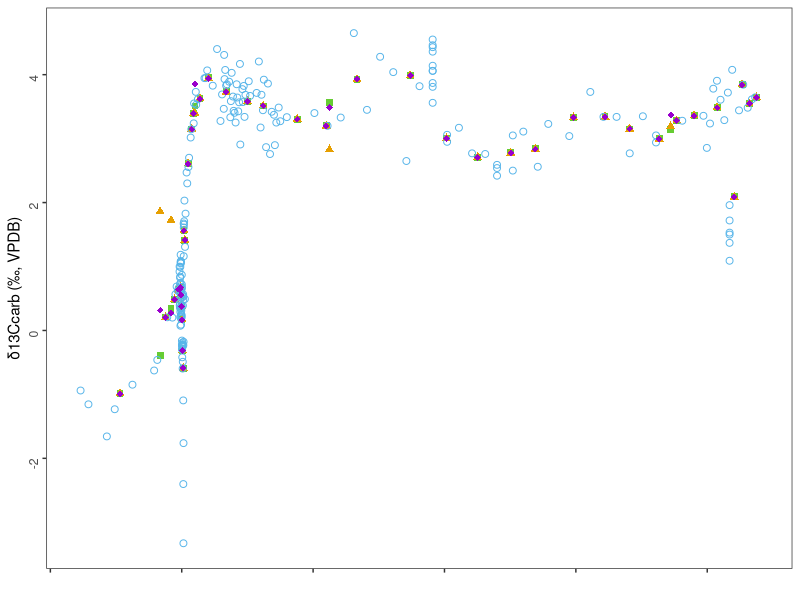
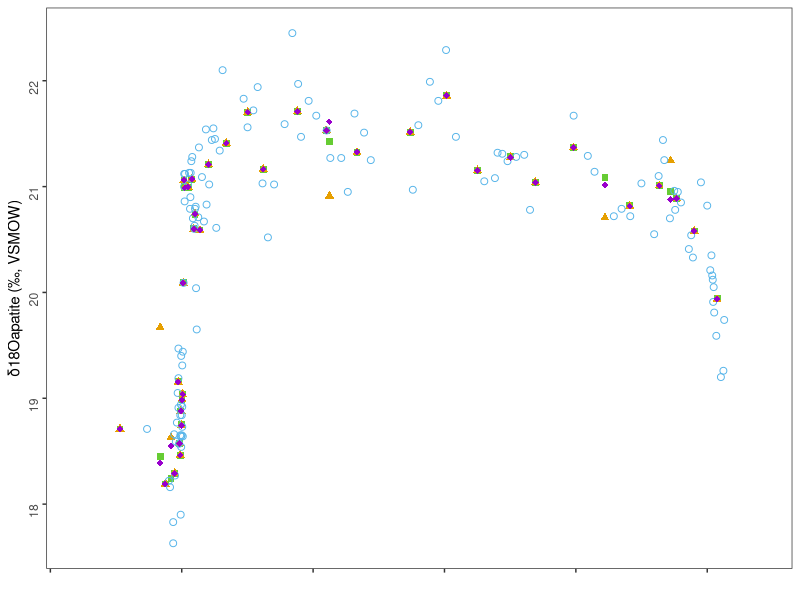
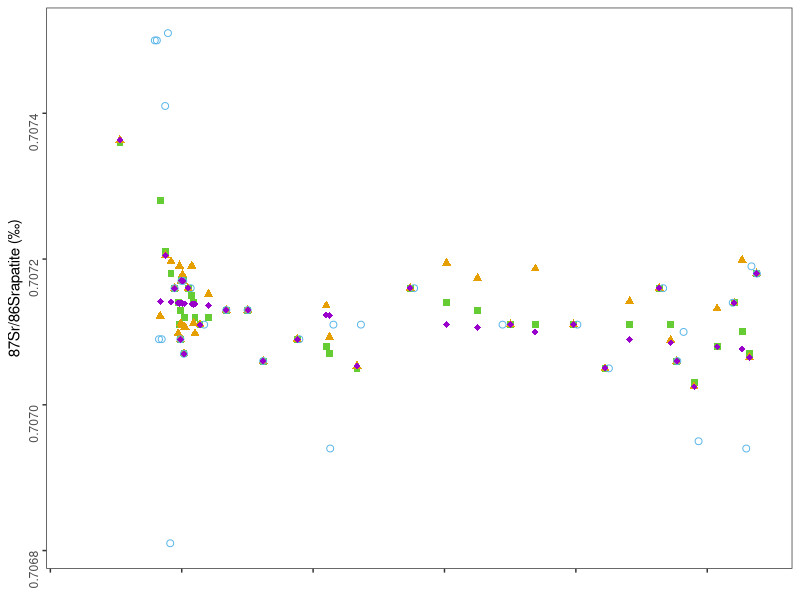
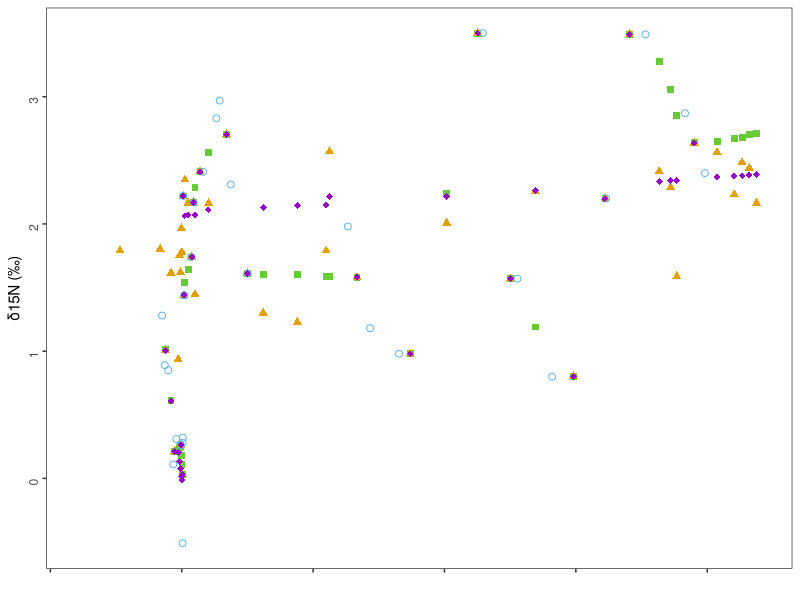
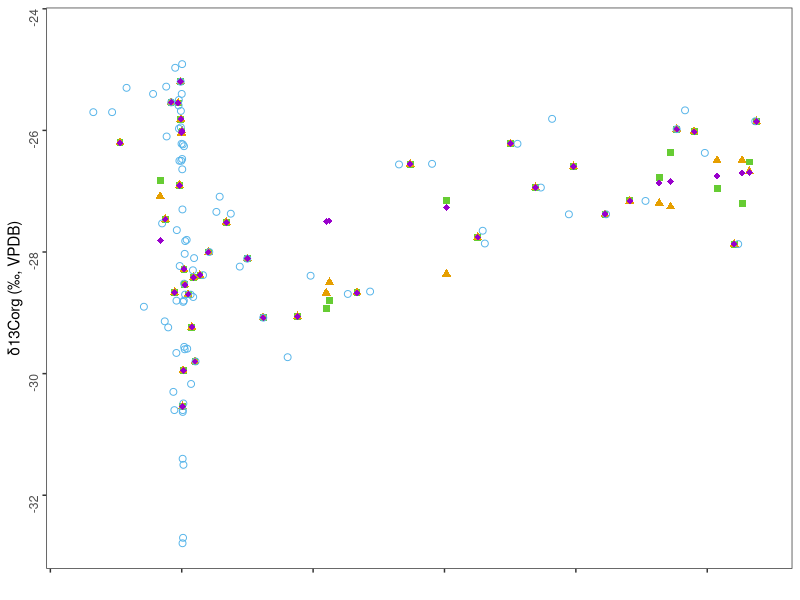
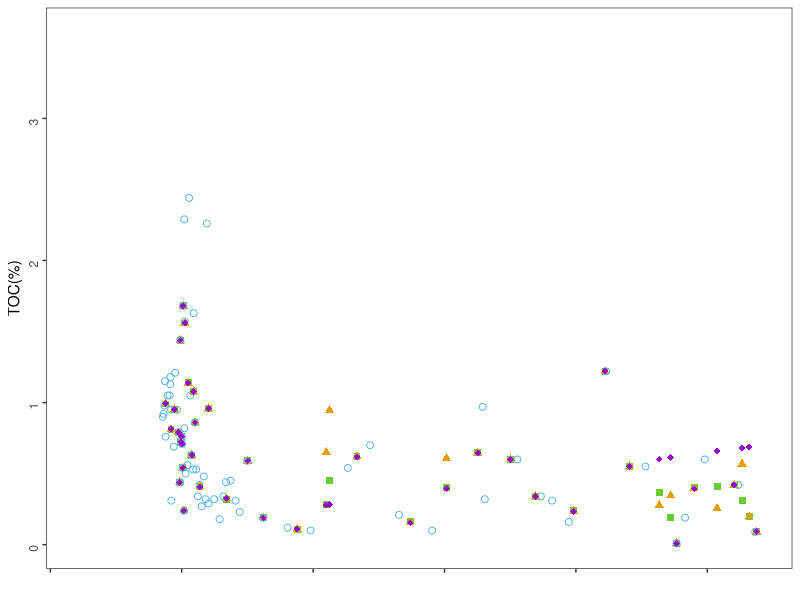
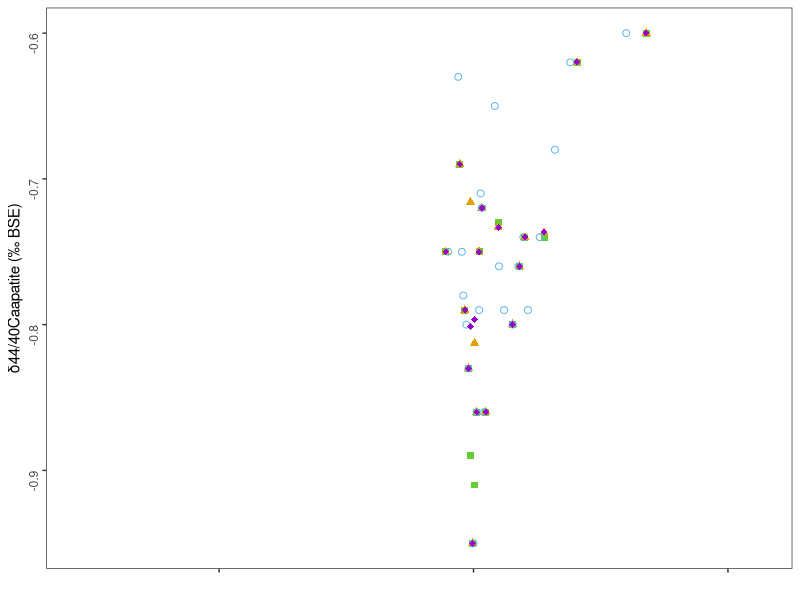
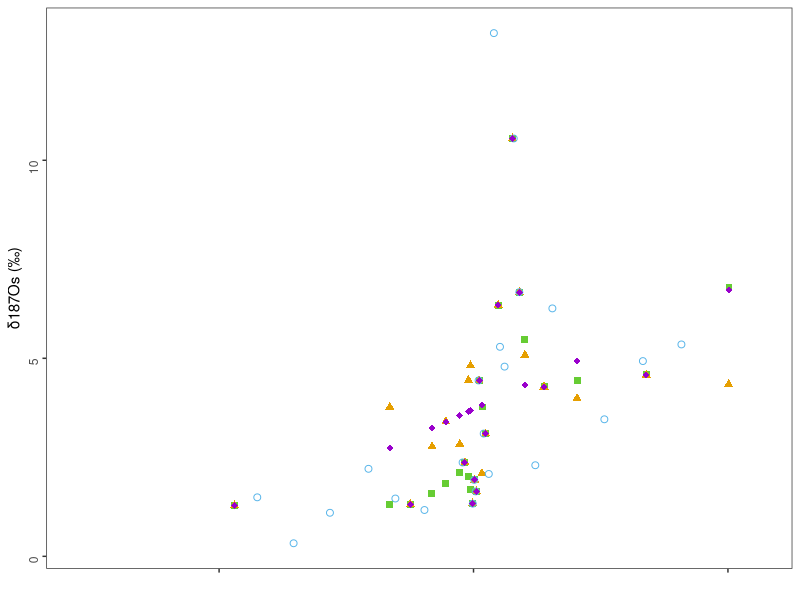

Generate these figures, in order, with R:
# -------------------------------------------------------------------------- #
#
# The code is to create plots for each proxy to visually compare the values of the different imputed datasets
#
# -------------------------------------------------------------------------- #
#
# Version 22/03/2023
#
# -------------------------------------------------------------------------- #
#
# First check your working directory and set your working directory as appropriate
#
# -------------------------------------------------------------------------- #
# This code requires the functions within the ggplot2 and dplyr packages
library(ggplot2)
library(dplyr)

# read in the data
com <- read.csv("Data_Imputation/Imputation_comparison.csv")

# -------------------------------------------------------------------------- #
# Carbonate Carbon isotopes
Cc <- com[com$proxy == "XCcarb",] # subselect the proxy to be plotted

# Plot the data
C <- ggplot(data=Cc, aes(x=n_height, y=value, col=type)) + 
  geom_point(aes(shape=type, color=type), size=2)+
  scale_shape_manual(values=c(15, 17, 21, 18))+
  scale_color_manual(values=c('#66CC33','#E69F00', '#56B4E9', "#9900CC"))+
  xlab("") + ylab("δ13Ccarb (‰, VPDB)") +
  scale_x_reverse(limits = c(773,  -4390)) +
  theme_bw() +
  theme(legend.position = "none",panel.grid.major = element_blank(), panel.grid.minor = element_blank(), axis.text.x=element_blank(), axis.text.y = element_text(angle = 90))

# Save the plot
ggsave("C_imp_comparison.eps", plot = C, device = "eps",
       path = NULL, width = 12.6, height = 4, units = c("cm"),
       dpi = 1000)

# -------------------------------------------------------------------------- #
# Oxygen isotopes
XO <- com[com$proxy == "XO",]

O <- ggplot(data=XO, aes(x=n_height, y=value, col=type)) + 
  geom_point(aes(shape=type, color=type), size=2)+
  scale_shape_manual(values=c(15, 17, 21, 18))+
  scale_color_manual(values=c('#66CC33','#E69F00', '#56B4E9', "#9900CC"))+
  xlab("") + ylab("δ18Oapatite (‰, VSMOW)") +
  scale_x_reverse(limits = c(773,  -4390)) +
  theme_bw() +
  theme(legend.position = "none", panel.grid.major = element_blank(), panel.grid.minor = element_blank(), axis.text.x=element_blank(), axis.text.y = element_text(angle = 90))

ggsave("O_imp_comparison.eps", plot = O, device = "eps",
       path = NULL, width = 12.6, height = 4, units = c("cm"),
       dpi = 1000)

# -------------------------------------------------------------------------- #
# Strontium isotopes
XSr <- com[com$proxy == "XSr",]

p5<- ggplot(data=XSr, aes(x=n_height, y=value, col=type)) + 
  geom_point(aes(shape=type, color=type), size=2)+
  scale_shape_manual(values=c(15, 17, 21, 18))+
  scale_color_manual(values=c('#66CC33','#E69F00', '#56B4E9', "#9900CC"))+
  xlab("") + ylab("87Sr/86Srapatite (‰)") +
  scale_x_reverse(limits = c(773,  -4390)) +
  theme_bw() +
  theme(legend.position = "none", panel.grid.major = element_blank(), panel.grid.minor = element_blank(), axis.text.x=element_blank(), axis.text.y = element_text(angle = 90))

ggsave("Sr_imp_comparison.eps", plot = p5, device = "eps",
       path = NULL, width = 12.6, height = 4, units = c("cm"),
       dpi = 1000)

# -------------------------------------------------------------------------- #
# Nitrogen isotopes
XN <- com[com$proxy == "XN",]         

p6<- ggplot(data=XN, aes(x=n_height, y=value, col=type)) + 
  geom_point(aes(shape=type, color=type), size=2)+
  scale_shape_manual(values=c(15, 17, 21, 18))+
  scale_color_manual(values=c('#66CC33','#E69F00', '#56B4E9', "#9900CC"))+
  xlab("") + ylab("δ15N (‰)") +
  scale_x_reverse(limits = c(773,  -4390)) +
  theme_bw() +
  theme(legend.position = "none", panel.grid.major = element_blank(), panel.grid.minor = element_blank(), axis.text.x=element_blank(), axis.text.y = element_text(angle = 90))

ggsave("N_imp_comparison.eps", plot = p6, device = "eps",
       path = NULL, width = 12.6, height = 4, units = c("cm"),
       dpi = 1000)

# -------------------------------------------------------------------------- #
# Organic carbon isotopes
XCo <- com[com$proxy == "XCorg",]    

p2<- ggplot(data=XCo, aes(x=n_height, y=value, col=type)) + 
  geom_point(aes(shape=type, color=type), size=2)+
  scale_shape_manual(values=c(15, 17, 21, 18))+
  scale_color_manual(values=c('#66CC33','#E69F00', '#56B4E9', "#9900CC"))+
  xlab("") + ylab("δ13Corg (‰, VPDB)") +
  scale_x_reverse(limits = c(773,  -4390)) +
  theme_bw() +
  theme(legend.position = "none", panel.grid.major = element_blank(), panel.grid.minor = element_blank(), axis.text.x=element_blank(), axis.text.y = element_text(angle = 90))

ggsave("Co_imp_comparison.eps", plot = p2, device = "eps",
       path = NULL, width = 12.6, height = 4, units = c("cm"),
       dpi = 1000)

# -------------------------------------------------------------------------- #
# OTotal organic carbon
XTOC <- com[com$proxy == "XTOC",]

p5<- ggplot(data=XTOC, aes(x=n_height, y=value, col=type)) + 
  geom_point(aes(shape=type, color=type), size=2)+
  scale_shape_manual(values=c(15, 17, 21, 18))+
  scale_color_manual(values=c('#66CC33','#E69F00', '#56B4E9', "#9900CC"))+
  xlab("") + ylab("TOC(%)") +
  scale_x_reverse(limits = c(773,  -4390)) +
  theme_bw() +
  theme(legend.position = "none", panel.grid.major = element_blank(), panel.grid.minor = element_blank(), axis.text.x=element_blank(), axis.text.y = element_text(angle = 90))

ggsave("TOC_imp_comparison.eps", plot = p5, device = "eps",
       path = NULL, width = 12.6, height = 4, units = c("cm"),
       dpi = 1000)

# -------------------------------------------------------------------------- #
# Calcium isotopes
XCa <- com[com$proxy == "XCa",]

s1<- ggplot(data=XCa, aes(x=n_height, y=value, col=type)) + 
  geom_point(aes(shape=type, color=type), size=2)+
  scale_shape_manual(values=c(15, 17, 21, 18))+
  scale_color_manual(values=c('#66CC33','#E69F00', '#56B4E9', "#9900CC"))+
  xlab("") + ylab("δ44/40Caapatite (‰ BSE)") +
  scale_x_reverse(limits = c(773,  -560)) +
  theme_bw() +
  theme(legend.position = "none", panel.grid.major = element_blank(), panel.grid.minor = element_blank(), axis.text.x=element_blank(), axis.text.y = element_text(angle = 90))

ggsave("Ca_imp_comparison.eps", plot = s1, device = "eps",
       path = NULL, width = 12.6, height = 4, units = c("cm"),
       dpi = 1000)

# -------------------------------------------------------------------------- #
# Osmium isotopes
XOs <- com[com$proxy == "XOs",]

s2<- ggplot(data=XOs, aes(x=n_height, y=value, col=type)) + 
  geom_point(aes(shape=type, color=type), size=2)+
  scale_shape_manual(values=c(15, 17, 21, 18))+
  scale_color_manual(values=c('#66CC33','#E69F00', '#56B4E9', "#9900CC"))+
  xlab("") + ylab("δ187Os (‰)") +
  scale_x_reverse(limits = c(773,  -560)) +
  theme_bw() +
  theme(legend.position = "none", panel.grid.major = element_blank(), panel.grid.minor = element_blank(), axis.text.x=element_blank(), axis.text.y = element_text(angle = 90))

ggsave("Os_imp_comparison.eps", plot = s2, device = "eps",
       path = NULL, width = 12.6, height = 4, units = c("cm"),
       dpi = 1000)

# -------------------------------------------------------------------------- #
# Iron Speciation
XFeHr <- com[com$proxy == "XFeHr",]

s3<- ggplot(data=XFeHr, aes(x=n_height, y=value, col=type)) + 
  geom_point(aes(shape=type, color=type), size=2)+
  scale_shape_manual(values=c(15, 17, 21, 18))+
  scale_color_manual(values=c('#66CC33','#E69F00', '#56B4E9', "#9900CC"))+
  xlab("") + ylab("FeHR/FeT") +
  scale_x_reverse(limits = c(773,  -560)) +
  theme_bw() +
  theme(legend.position = "none", panel.grid.major = element_blank(), panel.grid.minor = element_blank(), axis.text.x=element_blank(), axis.text.y = element_text(angle = 90))

ggsave("FeHr_imp_comparison.eps", plot = s3, device = "eps",
       path = NULL, width = 12.6, height = 4, units = c("cm"),
       dpi = 1000)

XFePy <- com[com$proxy == "XFePy",]

s4<- ggplot(data=XFePy, aes(x=n_height, y=value, col=type)) + 
  geom_point(aes(shape=type, color=type), size=2)+
  scale_shape_manual(values=c(15, 17, 21, 18))+
  scale_color_manual(values=c('#66CC33','#E69F00', '#56B4E9', "#9900CC"))+
  xlab("") + ylab("FePy/FeHr") +
  scale_x_reverse(limits = c(773,  -560)) +
  theme_bw() +
  theme(legend.position = "none", panel.grid.major = element_blank(), panel.grid.minor = element_blank(), axis.text.x=element_blank(), axis.text.y = element_text(angle = 90))

ggsave("FePy_imp_comparison.eps", plot = s4, device = "eps",
       path = NULL, width = 12.6, height = 4, units = c("cm"),
       dpi = 1000)

# -------------------------------------------------------------------------- #
# Sulphur isotopes

XS <- com[com$proxy == "XS",]

s5<- ggplot(data=XS, aes(x=n_height, y=value, col=type)) + 
  geom_point(aes(shape=type, color=type), size=2)+
  scale_shape_manual(values=c(15, 17, 21, 18))+
  scale_color_manual(values=c('#66CC33','#E69F00', '#56B4E9', "#9900CC"))+
  xlab("") + ylab("δ34S (‰)") +
  scale_x_reverse(limits = c(773,  -560)) +
  theme_bw() +
  theme(legend.position = "none", panel.grid.major = element_blank(), panel.grid.minor = element_blank(), axis.text.x=element_blank(), axis.text.y = element_text(angle = 90))

ggsave("S_imp_comparison.eps", plot = s5, device = "eps",
       path = NULL, width = 12.6, height = 4, units = c("cm"),
       dpi = 1000)

# -------------------------------------------------------------------------- #
# Cadmium isotopes
XCd <- com[com$proxy == "XCd",]

s6<- ggplot(data=XCd, aes(x=n_height, y=value, col=type)) + 
  geom_point(aes(shape=type, color=type), size=2)+
  scale_shape_manual(values=c(15, 17, 21, 18))+
  scale_color_manual(values=c('#66CC33','#E69F00', '#56B4E9', "#9900CC"))+
  xlab("") + ylab("δ114/110Cd (‰)") +
  scale_x_reverse(limits = c(773,  -560)) +
  theme_bw() +
  theme(legend.position = "none", panel.grid.major = element_blank(), panel.grid.minor = element_blank(), axis.text.x=element_blank(), axis.text.y = element_text(angle = 90))

ggsave("Cd_imp_comparison.eps", plot = s6, device = "eps",
       path = NULL, width = 12.6, height = 4, units = c("cm"),
       dpi = 1000)

# -------------------------------------------------------------------------- #
# Lithium isotopes
XLi <- com[com$proxy == "XLi",]

s7<- ggplot(data=XLi, aes(x=n_height, y=value, col=type)) + 
  geom_point(aes(shape=type, color=type), size=2)+
  scale_shape_manual(values=c(15, 17, 21, 18))+
  scale_color_manual(values=c('#66CC33','#E69F00', '#56B4E9', "#9900CC"))+
  xlab("") + ylab("δ7Li (‰)") +
  scale_x_reverse(limits = c(773,  -560)) +
  theme_bw() +
  theme(legend.position = "none", panel.grid.major = element_blank(), panel.grid.minor = element_blank(), axis.text.x=element_blank(), axis.text.y = element_text(angle = 90))

ggsave("Li_imp_comparison.eps", plot = s7, device = "eps",
       path = NULL, width = 12.6, height = 4, units = c("cm"),
       dpi = 1000)
